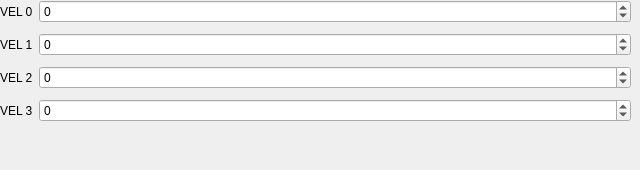
    <widget class="QWidget" name="pid_vel_page">
     <widget class="QWidget" name="formLayoutWidget_3">
      <property name="geometry">
       <rect>
        <x>0</x>
        <y>0</y>
        <width>631</width>
        <height>161</height>
       </rect>
      </property>
      <layout class="QFormLayout" name="formLayout_2">
       <property name="fieldGrowthPolicy">
        <enum>QFormLayout::AllNonFixedFieldsGrow</enum>
       </property>
       <property name="verticalSpacing">
        <number>10</number>
       </property>
       <item row="1" column="1">
        <widget class="QSpinBox" name="pid_vel_spinBox_0">
         <property name="minimum">
          <number>-10000</number>
         </property>
         <property name="maximum">
          <number>10000</number>
         </property>
         <property name="singleStep">
          <number>5</number>
         </property>
        </widget>
       </item>
       <item row="0" column="1">
        <widget class="QSpinBox" name="pid_vel_spinBox_1">
         <property name="minimum">
          <number>-10000</number>
         </property>
         <property name="maximum">
          <number>10000</number>
         </property>
         <property name="singleStep">
          <number>5</number>
         </property>
        </widget>
       </item>
       <item row="2" column="1">
        <widget class="QSpinBox" name="pid_vel_spinBox_2">
         <property name="minimum">
          <number>-10000</number>
         </property>
         <property name="maximum">
          <number>10000</number>
         </property>
         <property name="singleStep">
          <number>5</number>
         </property>
        </widget>
       </item>
       <item row="3" column="1">
        <widget class="QSpinBox" name="pid_vel_spinBox_3">
         <property name="minimum">
          <number>-10000</number>
         </property>
         <property name="maximum">
          <number>10000</number>
         </property>
         <property name="singleStep">
          <number>5</number>
         </property>
        </widget>
       </item>
       <item row="0" column="0">
        <widget class="QLabel" name="label_10">
         <property name="text">
          <string>VEL 0</string>
         </property>
        </widget>
       </item>
       <item row="1" column="0">
        <widget class="QLabel" name="label_11">
         <property name="text">
          <string>VEL 1</string>
         </property>
        </widget>
       </item>
       <item row="2" column="0">
        <widget class="QLabel" name="label_12">
         <property name="text">
          <string>VEL 2</string>
         </property>
        </widget>
       </item>
       <item row="3" column="0">
        <widget class="QLabel" name="label_13">
         <property name="text">
          <string>VEL 3</string>
         </property>
        </widget>
       </item>
      </layout>
     </widget>
    </widget>
